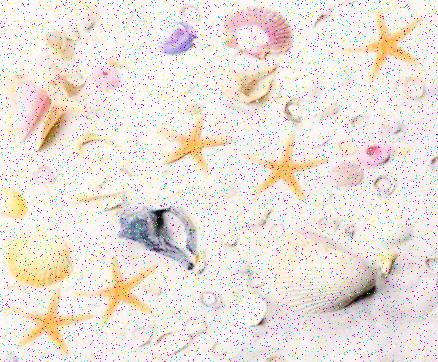
%> input picture Starfish.jpg, 438 x 362 px
$ octave Task4.m   (GNU Octave 9; MATLAB toolbox functions it lacks are replaced by stand-ins)
%> lines starting %> are read from the running program, lines starting %| are printed output that depends on the picture; in (x1, y1, x2, y2) boxes, pixels count from 0 and x2, y2 are one past the last pixel; in counts of white or black regions, pixels touching at a corner belong together; the program's own positions count from 1

clear; close all; clc;

% Step-1: Load input image
I = imread('Starfish.jpg');
%> I is the input picture: size 362x438x3 uint8; mean R, G, B 235.5, 226.7, 219.8

% Step-2: Convert into grey scale
Igray = rgb2gray(I);
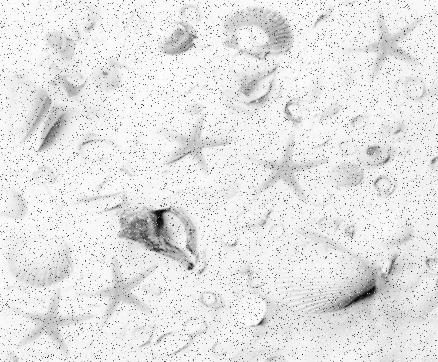
%> Igray: size 362x438 uint8; min 1, max 255, mean 228.6

%Step-3: Noisy filter using function -- Median
%Ibw = imnoise(Igray,'salt & pepper');
I3 = medfilt2(Igray);
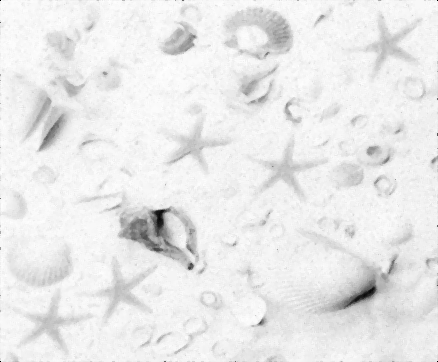
%> I3: size 362x438 uint8; min 0, max 254, mean 233.8

%Step-4: Enhance image
I4 = imadjust(I3);
I4 = imsharpen(I4,'Radius',40);
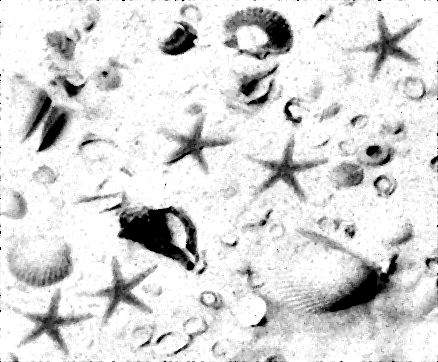
%> I4: size 362x438 uint8; min 0, max 255, mean 216.1

%Step-5: Binary Segmentation
%I5a = false(size(Ibw4));
I5= imbinarize(I4);
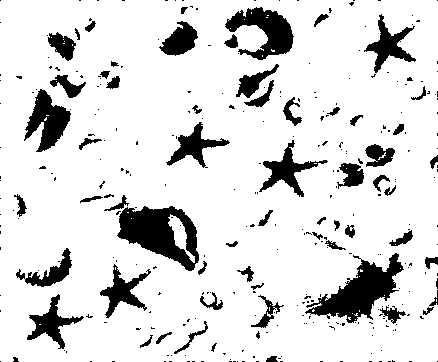
%> I5: size 362x438 logical; 86.1% white; 325 black regions (262 under 20 px), largest, box (x1, y1, x2, y2) and area: (117, 206, 199, 271) 2919, (305, 253, 404, 323) 2781, (225, 7, 294, 60) 1799

%Step-6: Invert Image
I6 = imcomplement(I5);

%Step-7: Morphology Function
%Remove anything more than 100 pixels
st1 = strel('disk',4);
I7 = imclose(I6,st1);
%> I7: size 362x438 logical; 15.6% white; 180 white regions (131 under 20 px), largest, box (x1, y1, x2, y2) and area: (302, 253, 412, 331) 3738, (104, 195, 207, 275) 3344, (224, 7, 294, 60) 2004

%Step-8: Remove all small objects that contain less than 50pixels
I8 = bwareaopen(I7,99);
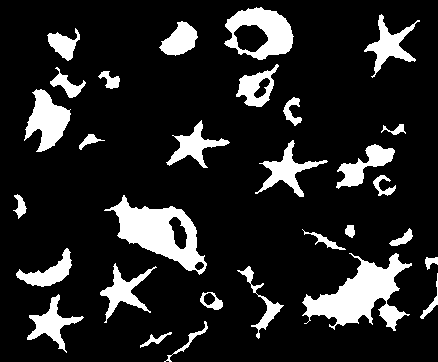
%> I8: size 362x438 logical; 14.6% white; 30 white regions, largest, box (x1, y1, x2, y2) and area: (302, 253, 412, 331) 3738, (104, 195, 207, 275) 3344, (224, 7, 294, 60) 2004
l = bwlabel(I8);
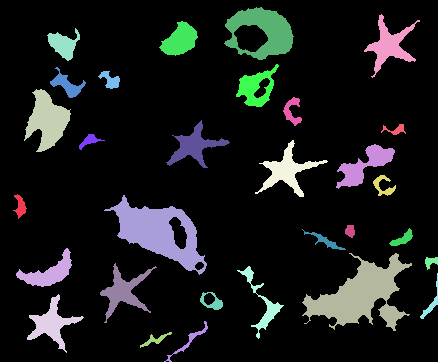
%> l: size 362x438 double; 31 distinct labels, from 0 to 30; one colour per label, 0 black

%Step-9: Star Recognition
rp = regionprops(l,'Area','Perimeter');
%> rp = 30 regions; largest, Area and Perimeter: 3738 546.3, 3344 311.7, 2004 209.5, 1581 208.3, 1121 274.9
  %finding the roundness of the object
  metric=zeros(1,25);
  area = [rp.Area];
%> area = 30 values, max 3738 at index 22, min 99 at index 24, mean 773.4
  perimeter= [rp.Perimeter];
%> perimeter = 30 values, max 546.3 at index 22, min 34.81 at index 24, mean 157.7
  for i = 1 : length(metric)
        metric(i) = 4*pi*area(i)/perimeter(i)^2;
  end
%> after the loop, metric = 25 values, max 1.03 at index 24, min 0.126 at index 18, mean 0.387
% Find all starfish obejcts based on roundness metric range and move
% to another image
star = find(( metric >= 0.18)  & (metric <= 0.26));
%> star = [4 9 14 19 21 25]
%Return array that contains true
I9 = ismember(l, star);
%> I9: size 362x438 logical; 3.4% white; 6 white regions, box (x1, y1, x2, y2) and area: (255, 140, 328, 197) 1121, (364, 14, 420, 78) 1088, (100, 263, 157, 323) 1015, (27, 294, 84, 353) 1013, (166, 120, 230, 168) 969, (302, 229, 346, 250) 196
%Filter image therefore only retain 5 of the largest objects
I9 = bwareafilt(I9,5);
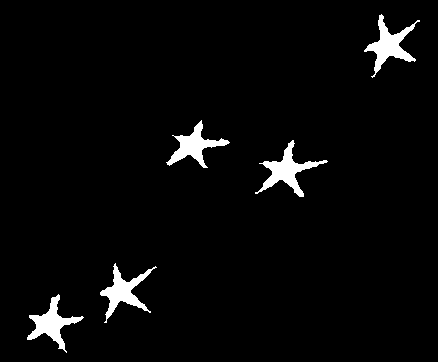
%> I9: size 362x438 logical; 3.3% white; 5 white regions, box (x1, y1, x2, y2) and area: (255, 140, 328, 197) 1121, (364, 14, 420, 78) 1088, (100, 263, 157, 323) 1015, (27, 294, 84, 353) 1013, (166, 120, 230, 168) 969

%Display
figure,
subplot(3,3,1),  imshow(I), title('Step-1: Load input image');
subplot(3,3,2),  imshow(Igray), title ('Step-2: Conversion of input image to greyscale');
subplot(3,3,3), imshow(I3),title('Step-3: Remove noise');
subplot(3,3,4),  imshow(I4),title('Step-4: Enhance Image');
subplot(3,3,5),  imshow(I5),title('Step-5: Binary Segmentation');
subplot(3,3,6),  imshow(I6), title('Step-6: Invert Image');
subplot(3,3,7), imshow(I7),title('Step-7: Morphology Function');
subplot(3,3,8),  imshow(I8),title('Step-8: Remove small objects');
subplot(3,3,9),  imshow(I9), title('Step-9: Final - Star Recognition');
truesize;

figure, imshow(I9), title('Step-9: Final - Star Recognition');
